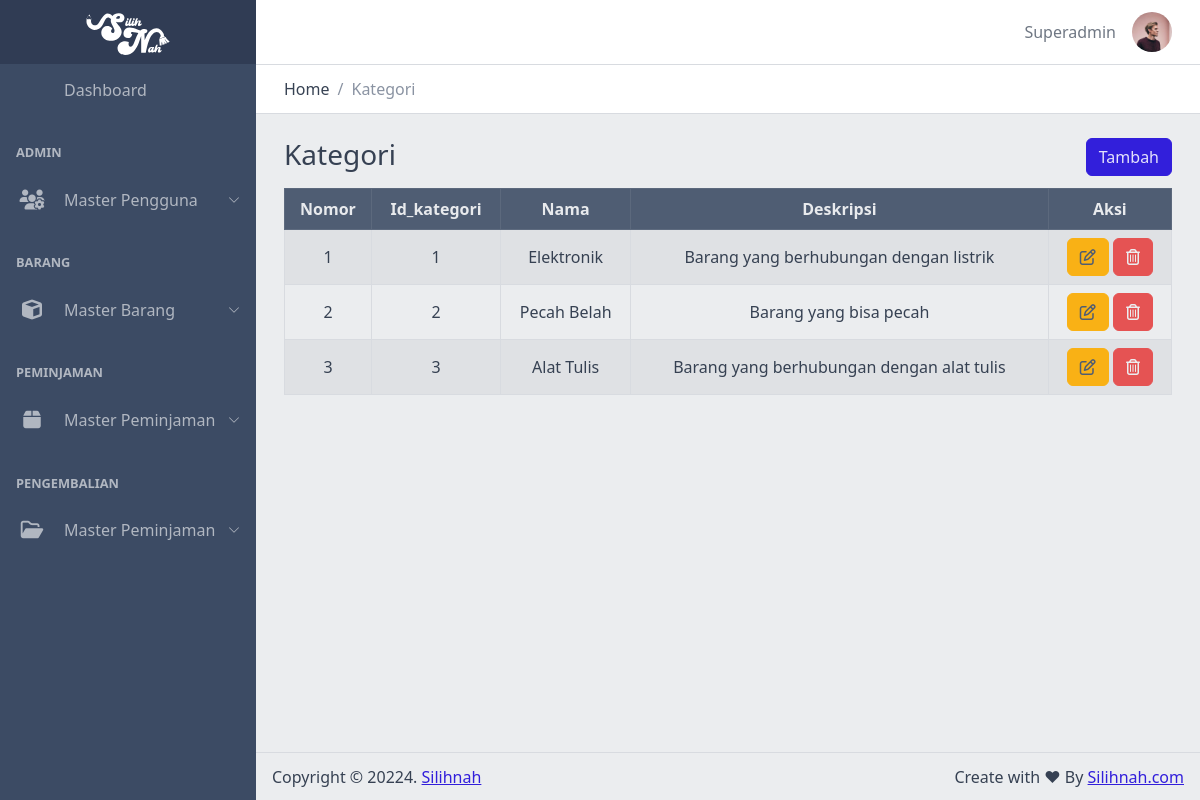
/views/admin/kategori/ (signed in), run on the app's committed database.
### tables this page shows
CREATE TABLE `kategori` (
  `id_kategori` int NOT NULL,
  `nama` varchar(255) NOT NULL,
  `deskripsi` text NOT NULL
);

### functions/connect.php (called while the page is built, shortened)
<?php
class Connect
{
    private $host = 'localhost';
    private $user = 'root';
    private $pass = '';
    private $db = 'silihnah';
    function __construct()
    {
        $this->conn = new mysqli($this->host, $this->user, $this->pass, $this->db);
    }
}

### functions/kategori.php (called while the page is built, shortened)
<?php
include 'connect.php';
class Kategori extends Connect
{
    public function getAllData()
    {
        $query = "SELECT * FROM kategori";
        $result = mysqli_query($this->conn, $query);
        $data = [];
        while ($row = mysqli_fetch_assoc($result)) {
            $data[] = $row;
        }
        return $data;
    }
}

### views/admin/kategori/index.php (the view, shortened to what this page needs)
<?php
include '../../../functions/kategori.php';
$kategori = new Kategori();
$data = $kategori->getAllData();
?>
<?php include('../../templates/header.php'); ?>
<div class="container-fluid">
    <div class="row justify-content-center">
        <div class="col">
            <h3>Kategori</h3>
        </div>
        <div class="col text-end">
            <button type="button" class="btn btn-primary" data-coreui-toggle="modal" data-coreui-target="#createModal">
                Tambah
            </button>
        </div>
    </div>
</div>
<div class="container-fluid table-responsive">
    <table id="data-table" class="table text-nowrap table-bordered table-striped text-center mt-2 align-middle">
        <thead class="table-dark">
            <tr>
                <th>Nomor</th>
                <th>Id_kategori</th>
                <th>Nama</th>
                <th>Deskripsi</th>
                <th>Aksi</th>
            </tr>
        </thead>
        <tbody>
            <?php $no = 1; ?>
            <?php foreach ($data as $row) : ?>
                <tr>
                    <td><?= $no++; ?></td>
                    <td><?= $row['id_kategori'] ?></td>
                    <td><?= $row['nama'] ?></td>
                    <td><?= $row['deskripsi'] ?></td>
                    <td>
                        <button type="button" class="btn btn-warning text-dark" data-coreui-toggle="modal" data-coreui-target="#editModal<?= $row['id_kategori'] ?>">
                            <i class="fa-regular fa-pen-to-square"></i>
                        </button>
                        <button type="button" class="btn btn-danger text-light" data-coreui-toggle="modal" data-coreui-target="#deleteModel<?= $row['id_kategori'] ?>">
                            <i class="fa-regular fa-trash-can"></i>
                        </button>
                    </td>
                </tr>
            <?php endforeach; ?>
        </tbody>
    </table>
</div>
<?php include('../../templates/footer.php'); ?>

### assets/css/main.css (style rules this page uses)
body { background-color: #e9ecef; }

### data on the page
kategori: id_kategori "1", nama "Elektronik", deskripsi "Barang yang berhubungan dengan listrik"
kategori: id_kategori "2", nama "Pecah Belah", deskripsi "Barang yang bisa pecah"
kategori: id_kategori "3", nama "Alat Tulis", deskripsi "Barang yang berhubungan dengan alat tulis"

### other printed values
$_SESSION['user']['username'] "Superadmin"
$title "Kategori"
